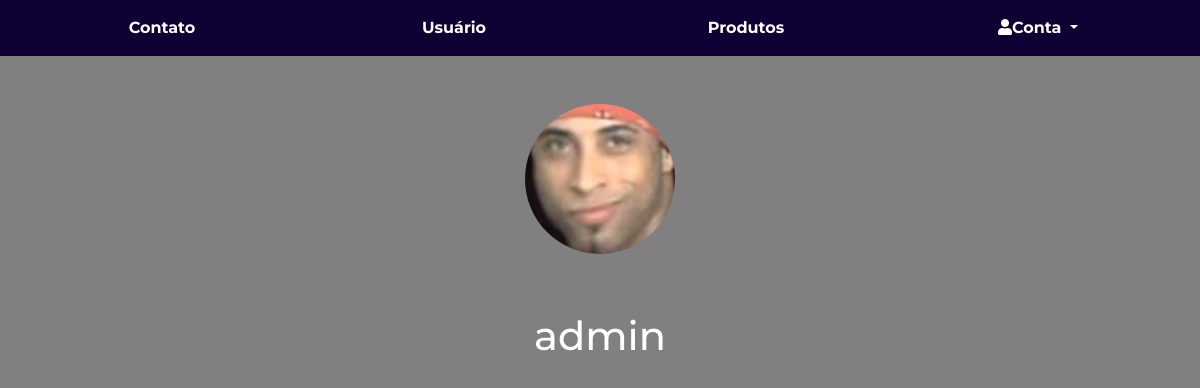
Screenshot of /public/?page=usuario_foto (signed in) with the database file from the repository.
### tables this page shows
CREATE TABLE `usuario` (
  `id_user` int(11) NOT NULL,
  `nome` varchar(255) NOT NULL,
  `senha` varchar(255) NOT NULL,
  `nivel_autoridade` tinyint(1) NOT NULL,
  `img` varchar(255) DEFAULT NULL
);

### public/pages/usuario_foto.php (the view)
<?php
if(isset($_SESSION['login'])){
$id = $_SESSION['id'];
$con = mysqli_query($cx,"SELECT * FROM usuario WHERE usuario.id_user = $id");
while($user = mysqli_fetch_array($con)):
?>
<div style="background:gray;" class=" cont text-center ">
   <?php if($user['img'] != ''){
?>
     <img class="rounded-circle my-5" src="assets/img/usuario/<?php echo $user['img'];   ?>" >
   <?php   } else{   ?> <div class="ft"></div><?php } ?>
  <h1 name"no" class=""><?php echo $user['nome']; ?></h1>
</div>
<?php endwhile; } else{
       header("Location: http://localhost:8081/Tcc/public/?page=home");
       die();
}?>

### public/assets/css/site/estilo.css (style rules this page uses)
:root { --cor-fundo: rgba(70, 12, 94, 0.5); --cor-white: #ffffff; --cor-base: #0e0033; --cor-secundaria: #6749b8b9; }
* { transition: all .3s ease-in-out; margin: 0px; padding: 0px; }
html, body { height: 100%; width: 100%; margin: 0; }
head, body { overflow-x: hidden; margin: 0px; padding: 0px; }
.cont { height: 100vh; width: 100vw; background: #14171a; color:white; justify-content: center; align-items: center; }
.cont > h1 { text-align: center; position: relative; margin:10px auto; }

### rows the page displays
usuario: img (picture), nome "admin"
